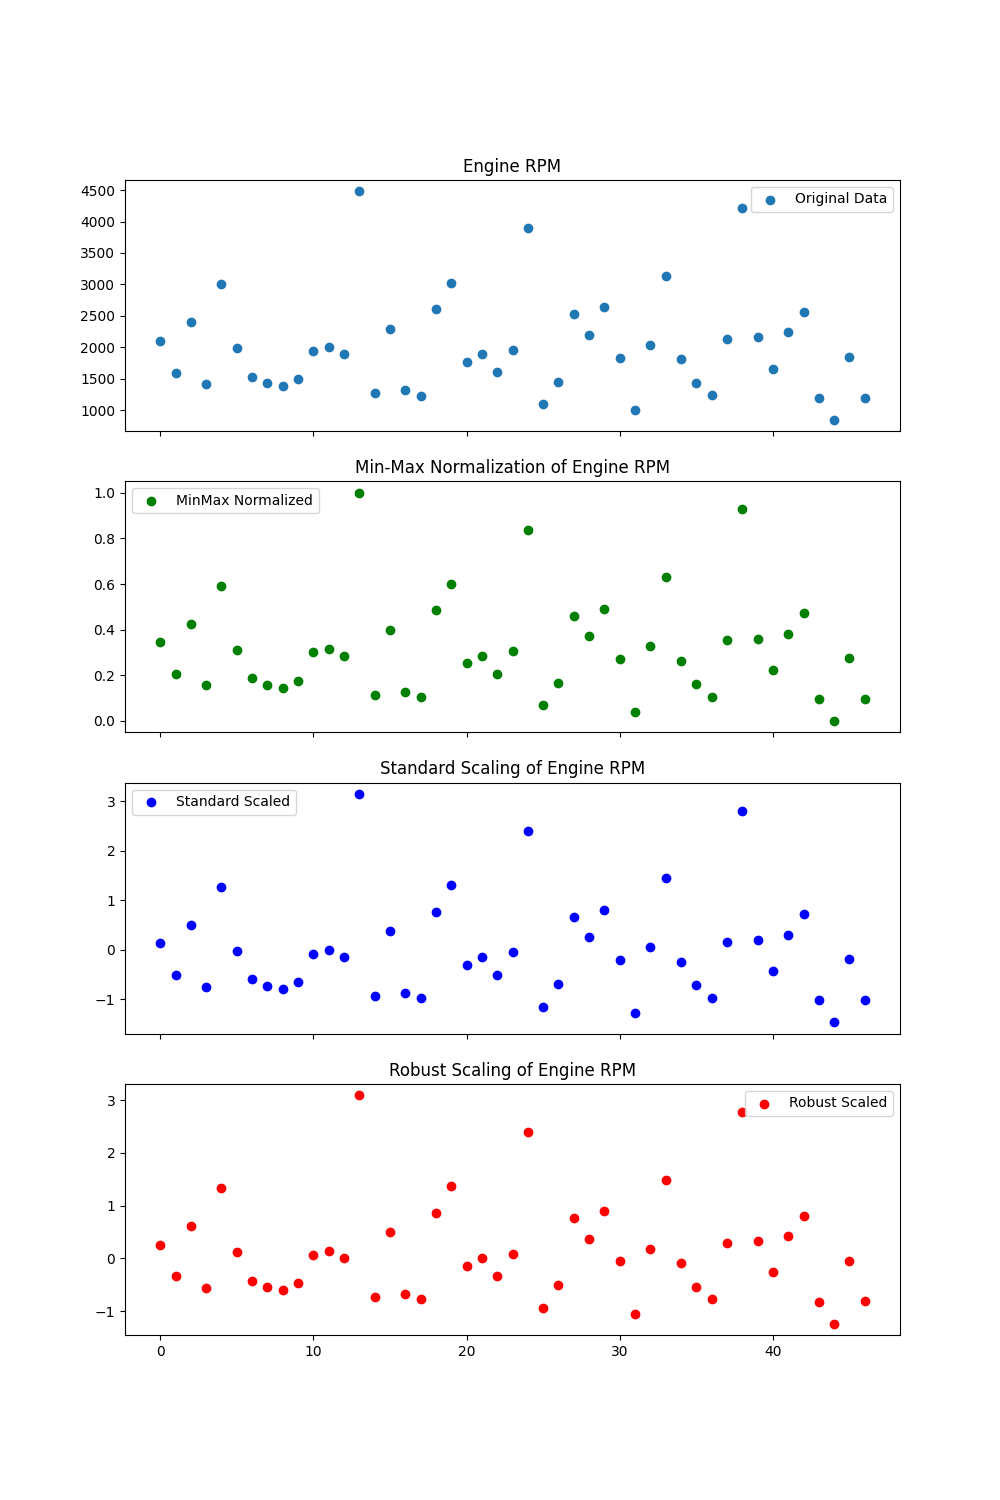

This chart was generated by the following Python code:
import pandas as pd
import numpy as np
import matplotlib.pyplot as plt
from sklearn.preprocessing import MinMaxScaler, StandardScaler, RobustScaler

# Reading data from file
df = pd.read_csv('../ex1data2.txt', header=None, names=['engine_rpm', 'gear_count', 'price'])

# Calculating mean and std manually
mean_engine_rpm = df['engine_rpm'].mean()
std_engine_rpm = np.sqrt(np.mean((df['engine_rpm'] - mean_engine_rpm)**2))

mean_gear_count = df['gear_count'].mean()
std_gear_count = np.sqrt(np.mean((df['gear_count'] - mean_gear_count)**2))

mean_price = df['price'].mean()
std_price = np.sqrt(np.mean((df['price'] - mean_price)**2))

print(f'Mean values:\nEngine RPM: {mean_engine_rpm:.2f}\nGear Count: {mean_gear_count:.2f}\nPrice: {mean_price:.2f}')
print(f'\nStd Deviation:\nEngine RPM: {std_engine_rpm:.2f}\nGear Count: {std_gear_count:.2f}\nPrice: {std_price:.2f}')

# Feature scaling methods
minmax_scaler = MinMaxScaler()
minmax_scaled_data = minmax_scaler.fit_transform(df)
minmax_df = pd.DataFrame(minmax_scaled_data, columns=df.columns)

standard_scaler = StandardScaler()
standard_scaled_data = standard_scaler.fit_transform(df)
standard_df = pd.DataFrame(standard_scaled_data, columns=df.columns)

robust_scaler = RobustScaler()
robust_scaled_data = robust_scaler.fit_transform(df)
robust_df = pd.DataFrame(robust_scaled_data, columns=df.columns)

# Visualizing original and scaled features
fig, axes = plt.subplots(nrows=4, ncols=1, figsize=(10, 15), sharex=True)

axes[0].scatter(range(len(df)), df['engine_rpm'], label='Original Data')
axes[0].set_title('Engine RPM')
axes[0].legend()

axes[1].scatter(range(len(minmax_df)), minmax_df['engine_rpm'], color='g', label='MinMax Normalized')
axes[1].set_title('Min-Max Normalization of Engine RPM')
axes[1].legend()

axes[2].scatter(range(len(standard_df)), standard_df['engine_rpm'], color='b', label='Standard Scaled')
axes[2].set_title('Standard Scaling of Engine RPM')
axes[2].legend()

axes[3].scatter(range(len(robust_df)), robust_df['engine_rpm'], color='r', label='Robust Scaled')
axes[3].set_title('Robust Scaling of Engine RPM')
axes[3].legend()

plt.savefig("normalization_skl.png")
